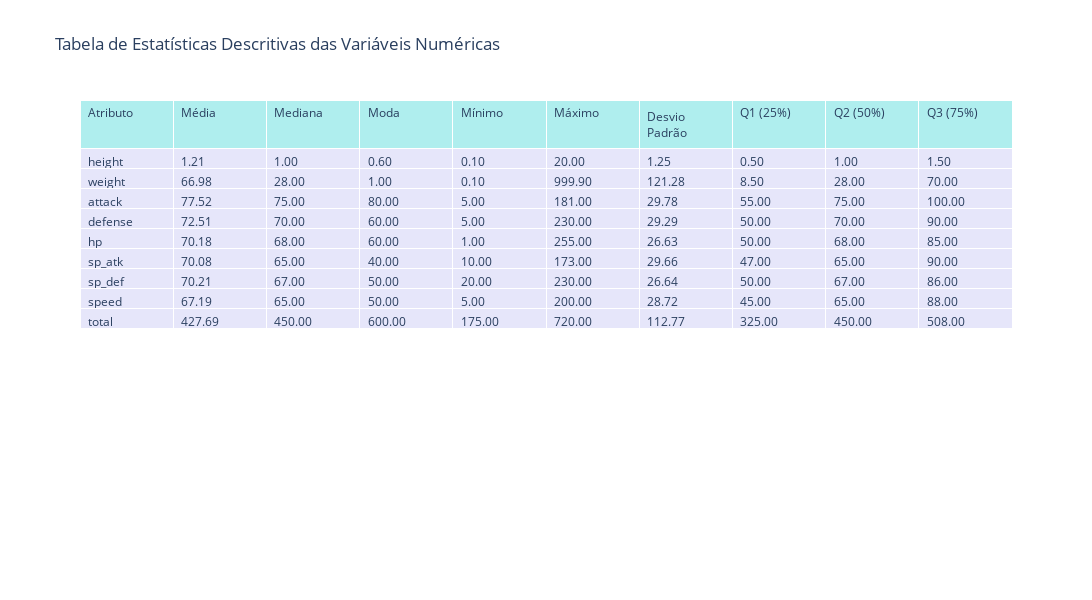

The code cell stored with this chart in its notebook:
### Markdown cell above
### Estatísticas Descritivas das Variáveis Numéricas

A análise estatística das variáveis numéricas dos Pokémon revela alguns pontos importantes sobre a base de dados:

- **Diversidade física:**  
  O valores de peso (`weight`) apresenta grande variação, com desvios padrão elevados. Isso indica que existem Pokémons extremamente leves, assim como outros muito pesados, refletindo a diversidade do universo Pokémon.

- **Atributos de batalha equilibrados:**  
  As médias dos atributos de batalha (`attack`, `defense`, `hp`, `sp_atk`, `sp_def`, `speed`) estão próximas, sugerindo que a maioria dos Pokémon possui valores relativamente equilibrados nesses quesitos. No entanto, os valores máximos mostram que existem Pokémon com atributos muito acima da média, geralmente lendários ou formas especiais.

- **Maior parte dos pokemons são fracos:**  
  Para muitos atributos, a moda é menor que a média, indicando que a maior parte dos Pokémon possui valores baixos, mas há alguns com valores muito altos que elevam a média.

- **Distribuição assimétrica:**  
  A diferença entre média, mediana e moda em algumas variáveis sugere distribuições assimétricas, com cauda para valores altos (presença de outliers).

### Code cell
import numpy as np
from scipy import stats

# Seleciona as colunas numéricas
numeric_cols = ['height', 'weight', 'attack', 'defense', 'hp', 'sp_atk', 'sp_def', 'speed', 'total']

# Calcula as estatísticas manualmente
stats_dict = {
    "Média": [df[col].mean() for col in numeric_cols],
    "Mediana": [df[col].median() for col in numeric_cols],
    "Moda": [stats.mode(df[col], nan_policy='omit').mode.item() for col in numeric_cols],
    "Mínimo": [df[col].min() for col in numeric_cols],
    "Máximo": [df[col].max() for col in numeric_cols],
    "Desvio Padrão": [df[col].std() for col in numeric_cols],
    "Q1 (25%)": [df[col].quantile(0.25) for col in numeric_cols],
    "Q2 (50%)": [df[col].quantile(0.5) for col in numeric_cols],   # igual à mediana
    "Q3 (75%)": [df[col].quantile(0.75) for col in numeric_cols]
}

# Cria a tabela com plotly
fig = go.Figure(data=[go.Table(
    header=dict(values=["Atributo"] + list(stats_dict.keys()), fill_color='paleturquoise', align='left'),
    cells=dict(values=[
        numeric_cols,
        stats_dict["Média"],
        stats_dict["Mediana"],
        stats_dict["Moda"],
        stats_dict["Mínimo"],
        stats_dict["Máximo"],
        stats_dict["Desvio Padrão"],
        stats_dict["Q1 (25%)"],
        stats_dict["Q2 (50%)"],
        stats_dict["Q3 (75%)"]
    ], fill_color='lavender', align='left', format=[None] + [".2f"]*9)
)])

fig.update_layout(
    width=1400,
    height=600,
    title="Tabela de Estatísticas Descritivas das Variáveis Numéricas"
)

# Salvar a tabela como imagem na pasta ./charts
os.makedirs('./charts', exist_ok=True)
os.makedirs('./charts/descritive', exist_ok=True)
fig.write_image('./charts/descritive/estatisticas_descritivas_pokemon.png')

fig.show()

### Figure 1 — Plotly figure (JSON) as saved in the notebook; plotly's stock layout.template omitted (floating-point values rounded to 4 significant figures)
{"data": [{"cells": {"align": "left", "fill": {"color": "lavender"}, "format": [null, ".2f", ".2f", ".2f", ".2f", ".2f", ".2f", ".2f", ".2f", ".2f"], "values": [["height", "weight", "attack", "defense", "hp", "sp_atk", "sp_def", "speed", "total"], [1.212, 66.98, 77.52, 72.51, 70.18, 70.08, 70.21, 67.19, 427.7], [1, 28, 75, 70, 68, 65, 67, 65, 450], [0.6, 1, 80, 60, 60, 40, 50, 50, 600], [0.1, 0.1, 5, 5, 1, 10, 20, 5, 175], [20, 999.9, 181, 230, 255, 173, 230, 200, 720], [1.248, 121.3, 29.78, 29.29, 26.63, 29.66, 26.64, 28.72, 112.8], [0.5, 8.5, 55, 50, 50, 47, 50, 45, 325], [1, 28, 75, 70, 68, 65, 67, 65, 450], [1.5, 70, 100, 90, 85, 90, 86, 88, 508]]}, "header": {"align": "left", "fill": {"color": "paleturquoise"}, "values": ["Atributo", "Média", "Mediana", "Moda", "Mínimo", "Máximo", "Desvio Padrão", "Q1 (25%)", "Q2 (50%)", "Q3 (75%)"]}, "type": "table"}], "layout": {"height": 600, "title": {"text": "Tabela de Estatísticas Descritivas das Variáveis Numéricas"}, "width": 1400}}
